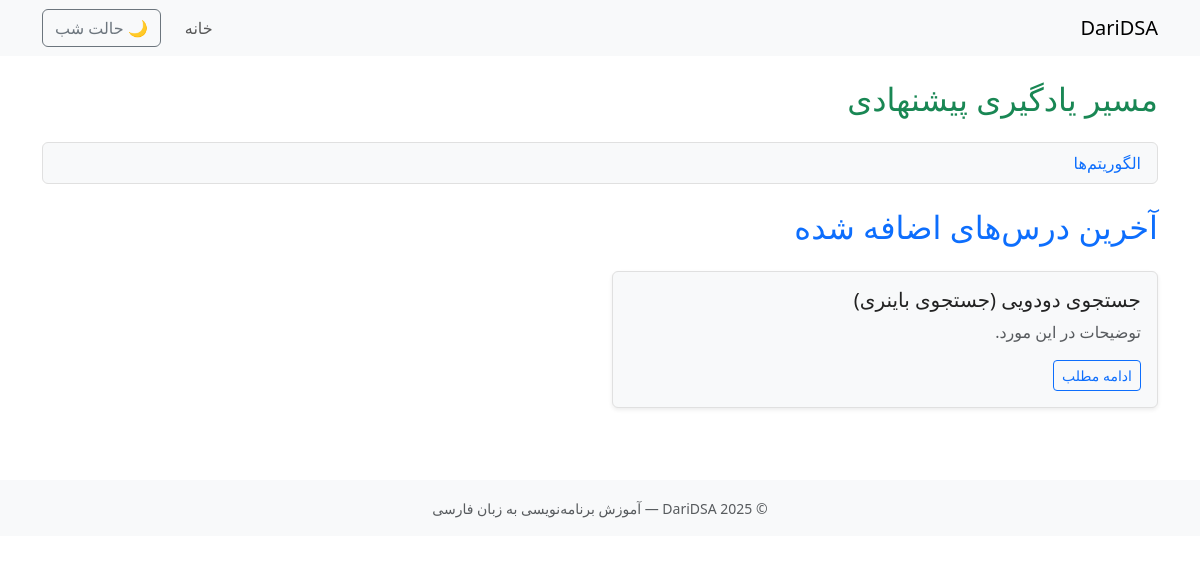
The app's page /?category=basics, older data.
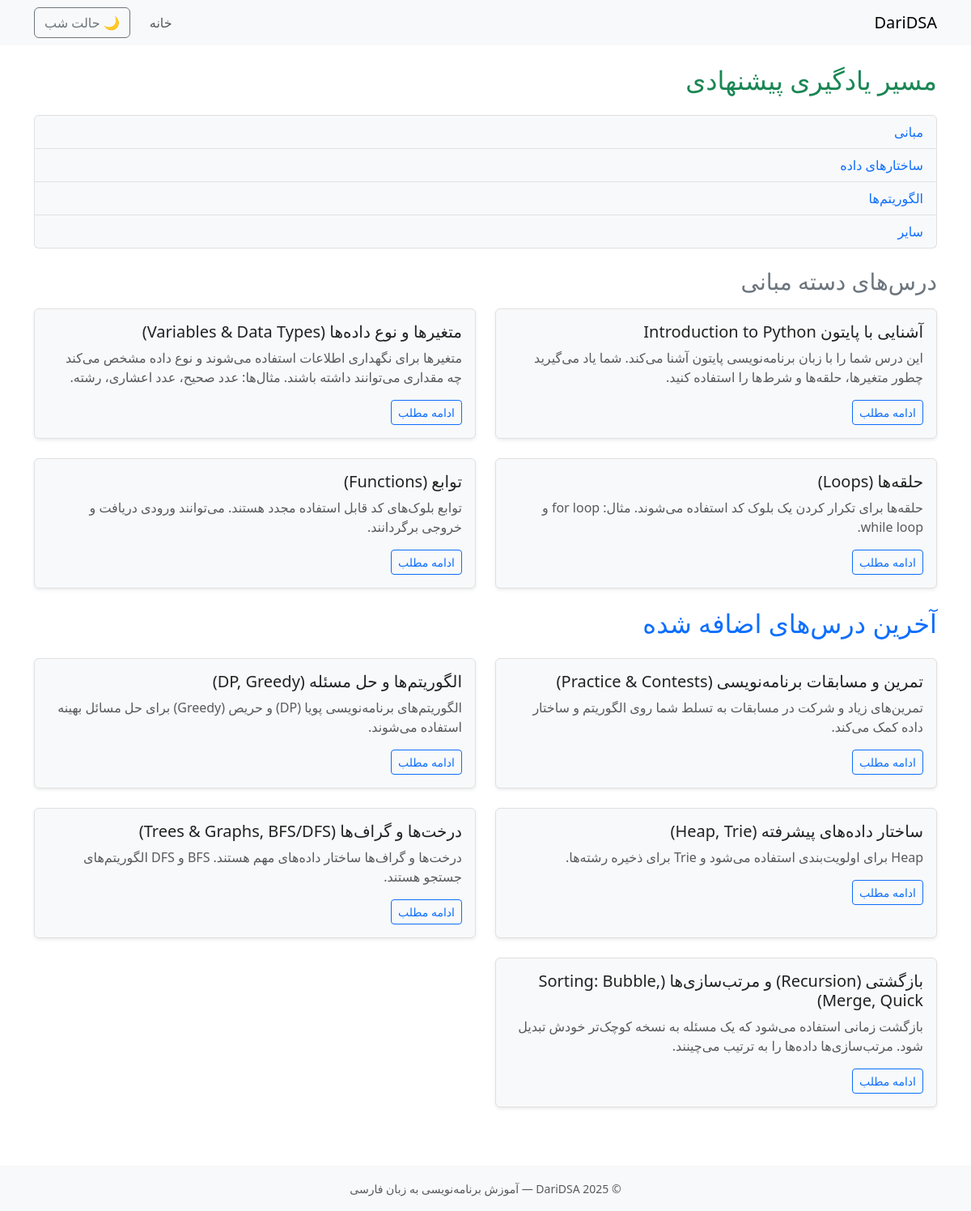
The same page, newer data.
### lessons/models.py (models this page shows, shortened)
class Lesson(models.Model):
    CATEGORY_CHOICES = [
        ('basics', 'مبانی'),
        ('data_structures', 'ساختارهای داده'),
        ('algorithms', 'الگوریتم‌ها'),
        ('interviews', 'مصاحبه‌ها'),
        ('other', 'سایر'),
    ]
    title = models.CharField("عنوان", max_length=200)
    slug = models.SlugField(unique=True, blank=True)
    content = models.TextField("توضیحات")
    code_snippet = models.TextField("کد نمونه", blank=True)
    image = models.ImageField("عکس (اختیاری)", upload_to='lessons/', blank=True, null=True)
    created_at = models.DateTimeField(default=timezone.now)
    category = models.CharField("دسته‌بندی", max_length=50, choices=CATEGORY_CHOICES, default='other')
    author = models.CharField("نویسنده", max_length=100, default='Rafi')
    class Meta:
        ordering = ['-created_at']
        verbose_name = "درس"
        verbose_name_plural = "درس‌ها"

### lessons/views.py (the view)
# urls.py: path('', views.lesson_list, name='lesson_list'),
def lesson_list(request):
    selected_category = request.GET.get('category')
    category_map = dict(Lesson.CATEGORY_CHOICES)
    categories_raw = Lesson.objects.values_list('category', flat=True)
    categories_set = set(cat.strip() for cat in categories_raw if cat)
    categories_sorted = [cat for cat in ROADMAP_ORDER if cat in categories_set]
    roadmap_categories = [{'code': cat, 'name': category_map.get(cat, cat)} for cat in categories_sorted]
    lessons_in_category = Lesson.objects.filter(category=selected_category).order_by('created_at') if selected_category else []
    latest_lessons = Lesson.objects.order_by('-created_at')[:5]
    selected_category_name = category_map.get(selected_category) if selected_category else None
    return render(request, 'lessons/lesson_list.html', {
        'roadmap_categories': roadmap_categories,
        'lessons_in_category': lessons_in_category,
        'latest_lessons': latest_lessons,
        'selected_category': selected_category,
        'selected_category_name': selected_category_name,
    })

### templates/lessons/lesson_list.html (shortened to what this page needs)
{% extends "base.html" %}
{% load static %}
{% block extra_css %}
<link rel="stylesheet" href="{% static 'css/lessons.css' %}">
{% endblock %}
{% block content %}
<h2 class="mb-4 text-success">مسیر یادگیری پیشنهادی</h2>
<div class="mb-4">
  <ul class="list-group">
    {% for cat in roadmap_categories %}
      <li class="list-group-item">
        <a href="?category={{ cat.code }}">{{ cat.name }}</a>
      </li>
    {% endfor %}
  </ul>
</div>
{% if lessons_in_category %}
  <h3 class="mb-3 text-secondary">درس‌های دسته {{ selected_category_name }}</h3>
  <div class="row">
    {% for lesson in lessons_in_category %}
      <div class="col-md-6 mb-4">
        <div class="card h-100 shadow-sm">
          <div class="card-body">
            <h5 class="card-title">{{ lesson.title }}</h5>
            <p class="card-text text-muted">{{ lesson.content|truncatewords:25 }}</p>
            <a href="{% url 'lesson_detail' lesson.slug %}" class="btn btn-outline-primary btn-sm">ادامه مطلب</a>
          </div>
        </div>
      </div>
    {% endfor %}
  </div>
{% endif %}
<h2 class="mb-4 text-primary">آخرین درس‌های اضافه شده</h2>
<div class="row">
  {% for lesson in latest_lessons %}
    <div class="col-md-6 mb-4">
      <div class="card h-100 shadow-sm">
        <div class="card-body">
          <h5 class="card-title">{{ lesson.title }}</h5>
          <p class="card-text text-muted">{{ lesson.content|truncatewords:25 }}</p>
          <a href="{% url 'lesson_detail' lesson.slug %}" class="btn btn-outline-primary btn-sm">ادامه مطلب</a>
        </div>
      </div>
    </div>
  {% endfor %}
</div>
{% endblock %}

Row changes from the older to the newer data that the page shows:
no longer on this page (row unchanged): Lesson: title "جستجوی دودویی (جستجوی باینری)", content "توضیحات در این مورد.", shown under "آخرین درس‌های اضافه شده"
added Lesson: title "آشنایی با پایتون Introduction to Python", content "این درس شما را با زبان برنامه‌نویسی پایتون آشنا می‌کند. شما یاد می‌گیرید چطور متغیرها، حلقه‌ها و شرط‌ها را استفاده کنید.", shown under "درس‌های دسته مبانی"
added Lesson: title "متغیرها و نوع داده‌ها (Variables & Data Types)", content "متغیرها برای نگهداری اطلاعات استفاده می‌شوند و نوع داده مشخص می‌کند چه مقداری می‌توانند داشته باشند. مثال‌ها: عدد صحیح، عدد اعشاری، رشته.", shown under "درس‌های دسته مبانی"
added Lesson: title "حلقه‌ها (Loops)", content "حلقه‌ها برای تکرار کردن یک بلوک کد استفاده می‌شوند. مثال: for loop و while loop.", shown under "درس‌های دسته مبانی"
added Lesson: title "توابع (Functions)", content "توابع بلوک‌های کد قابل استفاده مجدد هستند. می‌توانند ورودی دریافت و خروجی برگردانند.", shown under "درس‌های دسته مبانی"
added Lesson: title "تمرین و مسابقات برنامه‌نویسی (Practice & Contests)", content "تمرین‌های زیاد و شرکت در مسابقات به تسلط شما روی الگوریتم و ساختار داده کمک می‌کند.", shown under "آخرین درس‌های اضافه شده"
added Lesson: title "الگوریتم‌ها و حل مسئله (DP, Greedy)", content "الگوریتم‌های برنامه‌نویسی پویا (DP) و حریص (Greedy) برای حل مسائل بهینه استفاده می‌شوند.", shown under "آخرین درس‌های اضافه شده"
added Lesson: title "ساختار داده‌های پیشرفته (Heap, Trie)", content "Heap برای اولویت‌بندی استفاده می‌شود و Trie برای ذخیره رشته‌ها.", shown under "آخرین درس‌های اضافه شده"
added Lesson: title "درخت‌ها و گراف‌ها (Trees & Graphs, BFS/DFS)", content "درخت‌ها و گراف‌ها ساختار داده‌های مهم هستند. BFS و DFS الگوریتم‌های جستجو هستند.", shown under "آخرین درس‌های اضافه شده"
added Lesson: title "بازگشتی (Recursion) و مرتب‌سازی‌ها (Sorting: Bubble, Merge, Quick)", content "بازگشت زمانی استفاده می‌شود که یک مسئله به نسخه کوچک‌تر خودش تبدیل شود. مرتب‌سازی‌ها داده‌ها را به ترتیب می‌چینند.", shown under "آخرین درس‌های اضافه شده"
Text that changed along with them:
{{ selected_category_name }}: (not shown) → "مبانی"
new list line: "مبانی"
new list line: "ساختارهای داده"
new list line: "سایر"
text now shown: "درس‌های دسته"
